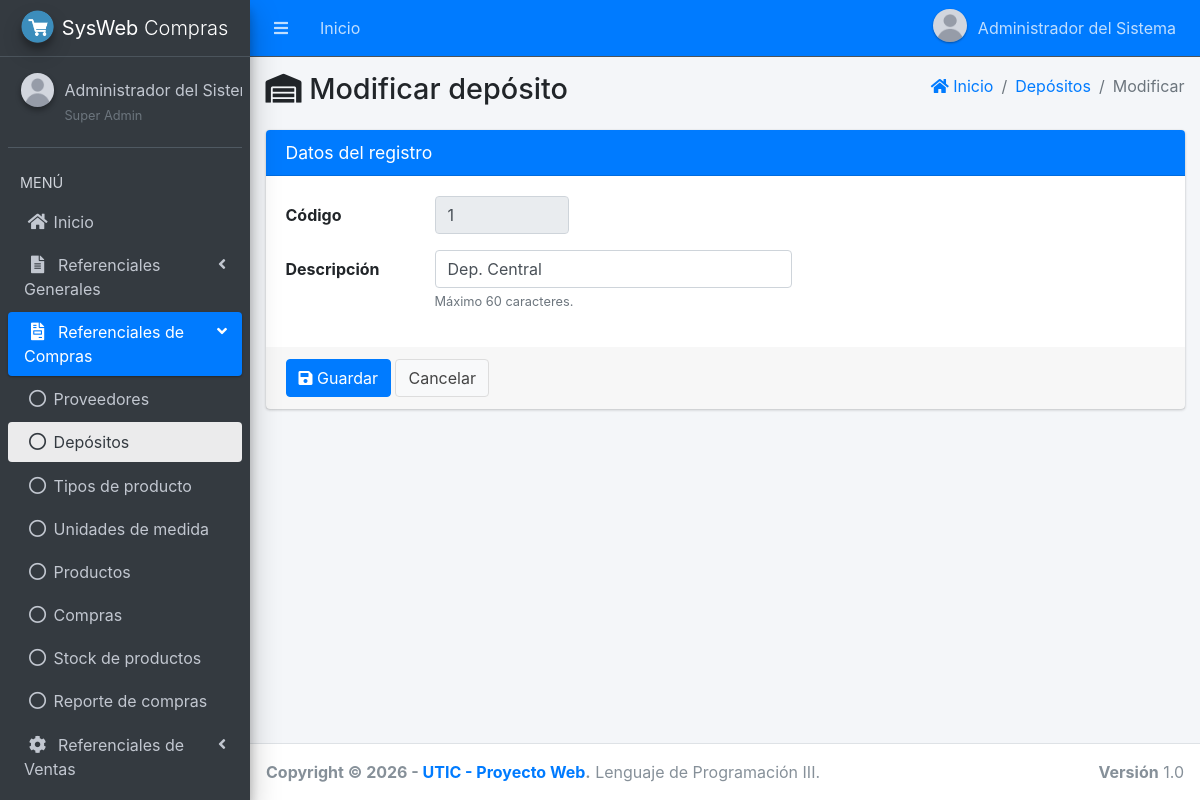
Screenshot of /main.php?module=form_deposito&form=edit&id=1 (signed in) with the database file from the repository.
### tables this page shows
CREATE TABLE menu (
    id_menu   INT AUTO_INCREMENT PRIMARY KEY,
    id_padre  INT NULL COMMENT 'NULL = opción de primer nivel o grupo',
    titulo    VARCHAR(50) NOT NULL,
    icono     VARCHAR(50) NOT NULL DEFAULT 'far fa-circle',
    modulo    VARCHAR(30) NULL COMMENT 'Clave del módulo (main.php?module=...). NULL = grupo',
    orden     INT NOT NULL DEFAULT 0,
    UNIQUE KEY uk_menu_modulo (modulo),
    CONSTRAINT fk_menu_padre FOREIGN KEY (id_padre)
        REFERENCES menu (id_menu) ON UPDATE CASCADE ON DELETE CASCADE
);

CREATE TABLE deposito (
    id_deposito  INT AUTO_INCREMENT PRIMARY KEY,
    descrip      VARCHAR(60) NOT NULL,
    UNIQUE KEY uk_deposito (descrip)
);

### app/config/database.php (called while the page is built, shortened)
<?php
function db(): PDO
{
    static $pdo = null;
    if ($pdo === null) {
        $dsn = 'mysql:host=' . DB_HOST . ';port=' . DB_PORT . ';dbname=' . DB_NAME . ';charset=utf8mb4';
        try {
            $pdo = new PDO($dsn, DB_USER, DB_PASS, [
                PDO::ATTR_ERRMODE            => PDO::ERRMODE_EXCEPTION,
                PDO::ATTR_DEFAULT_FETCH_MODE => PDO::FETCH_ASSOC,
                PDO::ATTR_EMULATE_PREPARES   => false,
            ]);
            $pdo->exec("SET time_zone = '" . date('P') . "'");
        } catch (PDOException $e) {
            error_log('Error de conexión: ' . $e->getMessage());
            http_response_code(500);
            exit('No se pudo conectar con la base de datos. Verifique la configuración en config/config.php.');
        }
    }
    return $pdo;
}

### app/core/rutas.php (called while the page is built, shortened)
<?php
return [
    'start'             => ['start.php',                 'start'],
    'password'          => ['password/form.php',         'password'],
    'perfil'            => ['perfil/view.php',           'perfil'],
    'form_perfil'       => ['perfil/form.php',           'perfil'],
    'user'              => ['user/view.php',             'user'],
    'form_user'         => ['user/form.php',             'user'],
    'permisos'          => ['permisos/view.php',         'permisos'],
    'departamento'      => ['departamento/view.php',     'departamento'],
    'form_departamento' => ['departamento/form.php',     'departamento'],
    'ciudad'            => ['ciudad/view.php',           'ciudad'],
    'form_ciudad'       => ['ciudad/form.php',           'ciudad'],
    'proveedores'       => ['proveedores/view.php',      'proveedores'],
    'form_proveedores'  => ['proveedores/form.php',      'proveedores'],
    'deposito'          => ['simple/view.php',           'deposito'],
    'form_deposito'     => ['simple/form.php',           'deposito'],
    'tipo_producto'     => ['simple/view.php',           'tipo_producto'],
    'form_tipo_producto'=> ['simple/form.php',           'tipo_producto'],
    'u_medida'          => ['simple/view.php',           'u_medida'],
    'form_u_medida'     => ['simple/form.php',           'u_medida'],
    'productos'         => ['productos/view.php',        'productos'],
    'form_productos'    => ['productos/form.php',        'productos'],
    'clientes'          => ['clientes/view.php',         'clientes'],
    'form_clientes'     => ['clientes/form.php',         'clientes'],
    'compras'           => ['compras/view.php',          'compras'],
    'form_compras'      => ['compras/form.php',          'compras'],
    'detalle_compras'   => ['compras/detalle.php',       'compras'],
    'ventas'            => ['ventas/view.php',           'ventas'],
    'form_ventas'       => ['ventas/form.php',           'ventas'],
    'detalle_ventas'    => ['ventas/detalle.php',        'ventas'],
    'reporte_ventas'    => ['reporte_ventas/view.php',   'reporte_ventas'],
    'timbrado'          => ['timbrado/view.php',         'timbrado'],
    'stock'             => ['stock/view.php',            'stock'],
    'reporte_compras'   => ['reporte_compras/view.php',  'reporte_compras'],
];

### app/views/layout/content.php (called while the page is built, shortened)
<?php
[$archivo, $permiso] = $rutas[$module];
include __DIR__ . '/../' . $archivo;

### app/views/simple/form.php (the view, shortened to what this page needs)
<?php
$ref    = $modulo_actual;
$c      = SIMPLES[$ref];
$editar = ($_GET['form'] ?? '') === 'edit';
$r      = ['id' => 0, 'descripcion' => ''];
if ($editar) {
    $st = db()->prepare("SELECT {$c['pk']} AS id, {$c['campo']} AS descripcion FROM {$c['tabla']} WHERE {$c['pk']} = ?");
    $st->execute([int_param($_GET, 'id')]);
    $r = $st->fetch();
}
?>
<section class="content">
    <div class="container-fluid">
        <div class="card card-primary">
            <div class="card-header"><h3 class="card-title">Datos del registro</h3></div>
            <form action="modules/simple/procesar.php?ref=<?= e($ref) ?>&amp;act=<?= $editar ? 'update' : 'insert' ?>" method="post" class="form-horizontal">
                <div class="card-body">
                    <?php if ($editar): ?>
                    <div class="form-group row">
                        <label class="col-sm-2 col-form-label">Código</label>
                        <div class="col-sm-2"><input type="text" class="form-control" value="<?= (int) $r['id'] ?>" readonly></div>
                    </div>
                    <?php endif; ?>
                    <div class="form-group row">
                        <label for="descripcion" class="col-sm-2 col-form-label">Descripción</label>
                        <div class="col-sm-5">
                            <input type="text" class="form-control" id="descripcion" name="descripcion"
                                   value="<?= e($r['descripcion']) ?>" maxlength="<?= (int) $c['max'] ?>" required autofocus>
                            <small class="form-text text-muted">Máximo <?= (int) $c['max'] ?> caracteres.</small>
                        </div>
                    </div>
                </div>
                <div class="card-footer">
                    <button type="submit" class="btn btn-primary"><i class="fas fa-save"></i> Guardar</button>
                    <a href="main.php?module=<?= e($ref) ?>" class="btn btn-default">Cancelar</a>
                </div>
            </form>
        </div>
    </div>
</section>

### app/views/layout/side_menu.php (shortened to what this page needs)
<?php
$items = db()->query('SELECT id_menu, id_padre, titulo, icono, modulo FROM menu ORDER BY orden, id_menu')->fetchAll();
$raiz  = [];
$hijos = [];
foreach ($items as $it) {
    if ($it['id_padre'] === null) {
        $raiz[] = $it;
    } else {
        $hijos[(int) $it['id_padre']][] = $it;
    }
}
function menu_enlace(array $it, string $modulo_actual, bool $hijo): string
{
    $activo = $it['modulo'] === $modulo_actual ? ' active' : '';
    $icono  = $hijo ? 'far fa-circle nav-icon' : 'nav-icon ' . $it['icono'];
    return '<li class="nav-item"><a href="main.php?module=' . e($it['modulo']) . '" class="nav-link' . $activo . '">'
         . '<i class="' . e($icono) . '"></i><p>' . e($it['titulo']) . '</p></a></li>';
}
?>
<aside class="main-sidebar sidebar-dark-primary elevation-4">
    <a href="main.php?module=start" class="brand-link">
        <img src="assets/img/logo.png" alt="Logo" class="brand-image img-circle elevation-3">
        <span class="brand-text font-weight-light"><b><?= e(APP_SHORT) ?></b> Compras</span>
    </a>
    <div class="sidebar">
        <div class="user-panel mt-3 pb-3 mb-3 d-flex">
            <div class="image">
                <img src="<?= e(foto_url($_SESSION['foto'] ?? null)) ?>" class="img-circle elevation-2" alt="Foto">
            </div>
            <div class="info">
                <a href="main.php?module=perfil" class="d-block"><?= e($_SESSION['nombre']) ?></a>
                <small class="text-muted"><?= e($_SESSION['rol']) ?></small>
            </div>
        </div>
        <nav class="mt-2">
            <ul class="nav nav-pills nav-sidebar flex-column" data-widget="treeview" role="menu" data-accordion="false">
                <li class="nav-header">MENÚ</li>
                <?php foreach ($raiz as $it): ?>
                    <?php if ($it['modulo'] !== null): ?>
                        <?php if (can($it['modulo'])) echo menu_enlace($it, $modulo_actual, false); ?>
                    <?php else:
                        $visibles = array_filter($hijos[(int) $it['id_menu']] ?? [], static function ($h) {
                            return can($h['modulo']);
                        });
                        $abierto = in_array($modulo_actual, array_column($visibles, 'modulo'), true);
                    ?>
                        <li class="nav-item<?= $abierto ? ' menu-open' : '' ?>">
                            <a href="#" class="nav-link<?= $abierto ? ' active' : '' ?>">
                                <i class="nav-icon <?= e($it['icono']) ?>"></i>
                                <p><?= e($it['titulo']) ?> <i class="right fas fa-angle-left"></i></p>
                            </a>
                            <ul class="nav nav-treeview">
                                <?php foreach ($visibles as $h) echo menu_enlace($h, $modulo_actual, true); ?>
                            </ul>
                        </li>
                    <?php endif; ?>
                <?php endforeach; ?>
            </ul>
        </nav>
    </div>
</aside>

### public/assets/css/style.css (style rules this page uses)
.user-image, .user-panel .image img, .user-header img { object-fit: cover; }

### rows the page displays
menu: titulo "Inicio"
menu: titulo "Referenciales Generales"
menu: titulo "Referenciales de Compras"
menu: titulo "Proveedores"
menu: titulo "Depósitos"
menu: titulo "Tipos de producto"
menu: titulo "Unidades de medida"
menu: titulo "Productos"
menu: titulo "Compras"
menu: titulo "Stock de productos"
menu: titulo "Reporte de compras"
menu: titulo "Referenciales de Ventas"
deposito: id_deposito "1", descripcion "Dep. Central"

### other values shown
$_SESSION['nombre'] "Administrador del Sistema"
APP_SHORT "SysWeb"
$_SESSION['nombre'] "Administrador del…"
$_SESSION['rol'] "Super Admin"
$titulo "Modificar depósito"
$texto "Depósitos"
$texto "Modificar"
$c['max'] "60"
